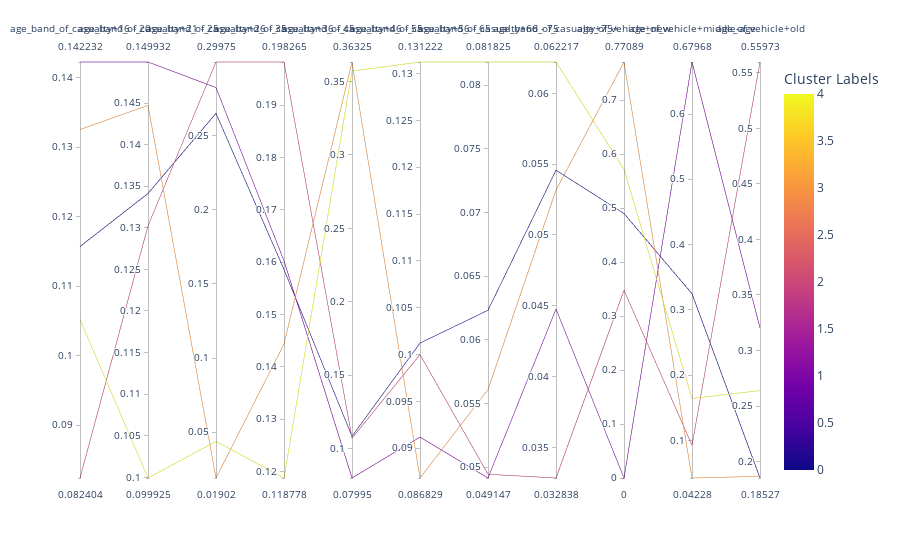

The notebook cell this image was saved under:
### Code cell
show = []
for c in cluster_counts.columns:
    for v in ['age']:
        if v in c:
            show.append(c)

import plotly.express as px
df = px.data.iris()
fig = px.parallel_coordinates(cluster_counts, color=cluster_counts.index,
                              dimensions=show)
fig.show()

### Figure 1 — Plotly figure (JSON) as saved in the notebook; plotly's stock layout.template omitted (floating-point values rounded to 4 significant figures)
{"data": [{"dimensions": [{"label": "age_band_of_casualty+16 - 20", "values": [0.1157, 0.1422, 0.0824, 0.1325, 0.1052]}, {"label": "age_band_of_casualty+21 - 25", "values": [0.1341, 0.1499, 0.1302, 0.1447, 0.09992]}, {"label": "age_band_of_casualty+26 - 35", "values": [0.2651, 0.2825, 0.2998, 0.01902, 0.04374]}, {"label": "age_band_of_casualty+36 - 45", "values": [0.1586, 0.1603, 0.1983, 0.1444, 0.1188]}, {"label": "age_band_of_casualty+46 - 55", "values": [0.1084, 0.07995, 0.1071, 0.3633, 0.3571]}, {"label": "age_band_of_casualty+56 - 65", "values": [0.1012, 0.0912, 0.1, 0.08683, 0.1312]}, {"label": "age_band_of_casualty+66 - 75", "values": [0.06232, 0.04915, 0.04944, 0.0561, 0.08183]}, {"label": "age_band_of_casualty+75+", "values": [0.05458, 0.04477, 0.03284, 0.05317, 0.06222]}, {"label": "age_of_vehicle+new", "values": [0.4901, 0, 0.3478, 0.7709, 0.572]}, {"label": "age_of_vehicle+middle-age", "values": [0.3247, 0.6797, 0.09244, 0.04228, 0.164]}, {"label": "age_of_vehicle+old", "values": [0.1853, 0.3203, 0.5597, 0.1868, 0.264]}], "domain": {"x": [0, 1], "y": [0, 1]}, "line": {"color": [0, 1, 2, 3, 4], "coloraxis": "coloraxis"}, "name": "", "type": "parcoords"}], "layout": {"coloraxis": {"colorbar": {"title": {"text": "Cluster Labels"}}, "colorscale": [[0, "#0d0887"], [0.1111, "#46039f"], [0.2222, "#7201a8"], [0.3333, "#9c179e"], [0.4444, "#bd3786"], [0.5556, "#d8576b"], [0.6667, "#ed7953"], [0.7778, "#fb9f3a"], [0.8889, "#fdca26"], [1, "#f0f921"]]}, "legend": {"tracegroupgap": 0}, "margin": {"t": 60}}}
